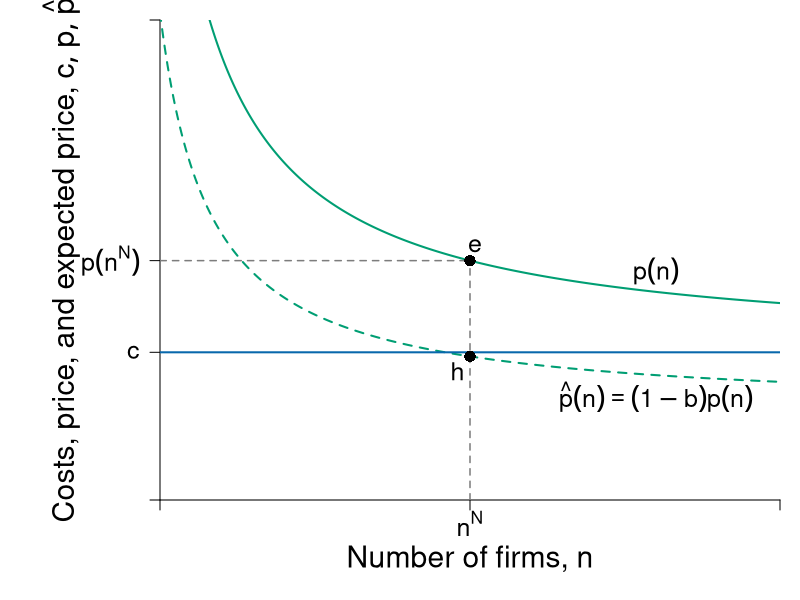

Write R code to recreate this figure.
require(shape)
pdf(file = "competitionmarkets/long_run_nplus1_c2.pdf", width = 9, height = 7)

#Set parameters for graphics
axislabelsize <- 1.8
labelsize <- 1.5
namesize <- 1.8
annotatesize <- 1.5
graphlinewidth <- 2
segmentlinewidth <- 1.5


COL <- c("#7fc97f", "#beaed4", "#fdc086", "#ffff99", "#386cb0", "#f0027f", "#bf5b17", "#666666")
COLA <- c("#e0f3db", "#99d8c9","#66c2a4","#41ae76", "#238b45", "#005824")
COLB <- c("#c6dbef", "#4eb3d3", "#2b8cbe", "#0868ac","#084081")
COLC <- c("#fcfbfd", "#efedf5", "#dadaeb", "#bcbddc", "#9e9ac8", "#807dba", "#6a51a3", "#54278f", "#3f007d")
grays <- gray.colors(25, start = 1, end = 0)
CBCols <- c("#009E73","#0072B2","#E69F00","#CC79A7", "#F0E442")

par(mar =  c(5, 8, 1, 1))

Profit <- function(n, pbar = 20, c = 2, beta = 0.5) {
  (pbar - c)^2 / (((n + 1+1)^2)*beta)
}

totaln <- function(pi, pbar = 20, c = 2, beta = 0.5){
  (pbar - c)/(sqrt(pi*beta)) - 1
}

cournotPrice <- function(n, pbar = 20, c1 = 2) {
  c1 + (1/(n+1+1))*(pbar - c1)
}


# Barriers to entry
# Inputs: Probability of BTE (b) and number of firms
# Outputs: Price Level at some n
bte <- function(n, b = 0.5) {
  cournotPrice(n)*(1-b)
}

nstar <- function(b, pbar = 20, c = 2){
  (pbar*(1 - b) - c) / (b*c)
}

#Levels for the barriers to entry specified here
barriers <- c(0.4, 0.5, 0.71)
costs <- c(2, 5, 10)

xlims <- c(0, 25)
ylims <- c(0, 6.5)

plot(0, 0, xlim = xlims, ylim = ylims, type = "n",
     xlab = expression(paste("")),
     ylab = expression(paste("")), 
     xaxt = "n", 
     yaxt = "n", 
     cex.lab = axislabelsize, 
     bty = "n",
     xaxs="i", 
     yaxs="i")

ticksy <- c(0, 2, cournotPrice(n = nstar(b = barriers[1]), c = costs[1]),  ylims[2])
ylabels <- c(NA, expression(c), expression(paste(p*(n^N))), NA)
ticksx <- c(0, nstar(b = barriers[1]), xlims[2])
xlabels <- c(NA, expression(paste(n^N)), NA)

axis(1, at = ticksx, pos = 0, labels = xlabels, cex.axis = labelsize)
axis(2, at = ticksy, pos = 0, labels = ylabels, las = 1, cex.axis = labelsize)

npts <- 500 
xx1 <- seq(xlims[1], xlims[2], length.out = npts)

#Lines for barrier graph
#lines(xx1, bte(n = xx1, b = barriers[3]), col = COLA[3], lty = 2, lwd = segmentlinewidth)
#lines(xx1, bte(n = xx1, b = barriers[2]), col = COLA[3], lty = 2, lwd = segmentlinewidth)
lines(xx1, bte(n = xx1, b = barriers[1]), col = CBCols[1], lty = 2, lwd = graphlinewidth)

#Price with no barriers
# No Barrier --- Green
lines(xx1, cournotPrice(xx1, c = costs[1]), col = CBCols[1], lwd = graphlinewidth) 


#Label axes
#mtext(expression(paste("Number of firms, ", n)), side=1, line = 2.5, cex = axislabelsize)
text(0.5*xlims[2], -0.8 , expression(paste("Number of firms, ", n)), xpd = TRUE, cex = axislabelsize) 
text(-4, 0.5*ylims[2], expression(paste("Costs, price, and expected price, ", list(c, p, hat(p)) )), xpd = TRUE, cex = axislabelsize, srt = 90) 

text(20, 3.1, expression(paste(p(n))), cex = labelsize)
text(20, 1.4, expression(paste(hat(p)*(n) == (1-b)*p(n) )), cex = labelsize)

#line for the marginal cost
segments(0, 2, xlims[2], 2, lty = 1, col = COLB[4] , lwd = graphlinewidth)

#segments for price and number of firms
segments(nstar(b = barriers[1]), 
         0, 
         nstar(b = barriers[1]), 
         cournotPrice(n = nstar(b = barriers[1]), c = costs[1]), 
         lty = 2, col = grays[20], lwd = segmentlinewidth)
segments(0, 
         cournotPrice(n = nstar(b = barriers[1]), c = costs[1]), 
         nstar(b = barriers[1]), 
         cournotPrice(n = nstar(b = barriers[1]), c = costs[1]), 
         lty = 2, col = grays[20], lwd = segmentlinewidth)


points(nstar(b = barriers[1]), 
       bte(n = nstar(b = barriers[1]), b = barriers[1]), 
       pch = 16, col = "black", cex = 1.5
)

text(x = nstar(b = barriers[1]) - 0.5, 
     y = bte(n = nstar(b = barriers[1]), b = barriers[1]) - 0.2, 
     expression(paste(h)), cex = labelsize) 

points(nstar(b = barriers[1], c = costs[1]),
       cournotPrice(n = nstar(b = barriers[1], c = costs[1])),
       pch = 16, col = "black", cex = 1.5
)

text(x = nstar(b = barriers[1]) + 0.2, 
     y = cournotPrice(n = nstar(b = barriers[1])) + 0.2, 
     expression(paste(e)), cex = labelsize) 


dev.off()
